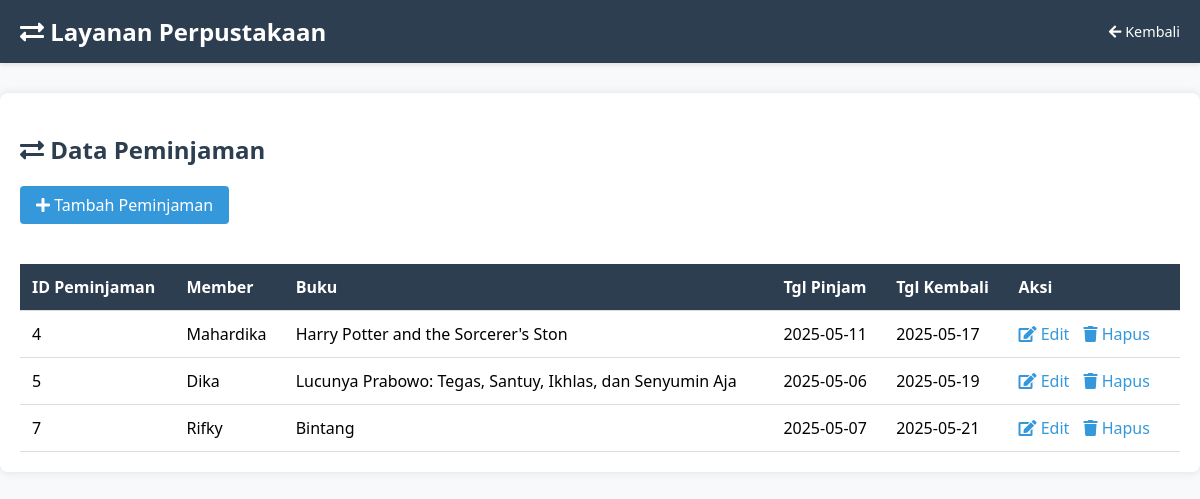
The app's page /PRAK501/Peminjaman.php with its own data.
### tables this page shows
CREATE TABLE `peminjaman` (
  `id_peminjaman` int(11) NOT NULL,
  `id_member` int(11) DEFAULT NULL,
  `id_buku` int(11) DEFAULT NULL,
  `tgl_pinjam` date DEFAULT NULL,
  `tgl_kembali` date DEFAULT NULL
);

CREATE TABLE `member` (
  `id_member` int(11) NOT NULL,
  `nama_member` varchar(250) DEFAULT NULL,
  `nomor_member` varchar(15) DEFAULT NULL,
  `alamat` text DEFAULT NULL,
  `tgl_mendaftar` datetime DEFAULT NULL,
  `tgl_terakhir_bayar` date DEFAULT NULL
);

CREATE TABLE `buku` (
  `id_buku` int(11) NOT NULL,
  `judul_buku` varchar(500) DEFAULT NULL,
  `penulis` varchar(500) DEFAULT NULL,
  `penerbit` varchar(250) DEFAULT NULL,
  `tahun_terbit` int(11) DEFAULT NULL
);

### PRAK501/Model.php (called while the page is built, shortened)
<?php
function getData($query) {
    $conn = getConnection();
    $result = mysqli_query($conn, $query);
    $rows = [];
    while ($row = mysqli_fetch_assoc($result)) {
        $rows[] = $row;
    }
    return $rows;
}
?>

### PRAK501/Peminjaman.php (the view, shortened to what this page needs)
<?php
require 'Model.php';
$peminjaman = getData("
    SELECT p.id_peminjaman, m.nama_member, b.judul_buku, p.tgl_pinjam, p.tgl_kembali
    FROM peminjaman p
    JOIN member m ON p.id_member = m.id_member
    JOIN buku b ON p.id_buku = b.id_buku
");
?>
<!DOCTYPE html>
<html lang="en">
<head>
    <link rel="stylesheet" href="https://cdnjs.cloudflare.com/ajax/libs/font-awesome/5.15.3/css/all.min.css">
</head>
<body>
<div class="header">
    <h1><i class="fas fa-exchange-alt"></i> Layanan Perpustakaan</h1>
    <a href="index.php" class="back-btn"><i class="fas fa-arrow-left"></i> Kembali</a>
</div>
<div class="container">
    <h2><i class="fas fa-exchange-alt"></i> Data Peminjaman</h2>
    <a href="FormPeminjaman.php" class="btn"><i class="fas fa-plus"></i> Tambah Peminjaman</a>
    <?php if (empty($peminjaman)): ?>
        <div class="empty-data">Data belum ditambah</div>
    <?php else: ?>
    <table>
        <tr>
            <th>ID Peminjaman</th>
            <th>Member</th>
            <th>Buku</th>
            <th>Tgl Pinjam</th>
            <th>Tgl Kembali</th>
            <th>Aksi</th>
        </tr>
        <?php foreach ($peminjaman as $p): ?>
        <tr>
            <td><?= htmlspecialchars($p['id_peminjaman']) ?></td>
            <td><?= htmlspecialchars($p['nama_member']) ?></td>
            <td><?= htmlspecialchars($p['judul_buku']) ?></td>
            <td><?= htmlspecialchars($p['tgl_pinjam']) ?></td>
            <td><?= htmlspecialchars($p['tgl_kembali']) ?></td>
            <td class="action-links">
                <a href="FormPeminjaman.php?id=<?= $p['id_peminjaman'] ?>"><i class="fas fa-edit"></i> Edit</a>
                <a href="?delete=<?= $p['id_peminjaman'] ?>" onclick="return confirm('Hapus?')"><i class="fas fa-trash"></i> Hapus</a>
            </td>
        </tr>
        <?php endforeach; ?>
    </table>
    <?php endif; ?>
</div>
</body>
</html>

### PRAK501/Peminjaman.php (style rules this page uses)
body { font-family: 'Segoe UI', Tahoma, Geneva, Verdana, sans-serif; margin: 0; padding: 0; background-color: #f8f9fa; }
.header { background-color: #2c3e50; color: white; padding: 15px 20px; display: flex; justify-content: space-between; align-items: center; box-shadow: 0 2px 5px rgba(0,0,0,0.1); }
.header h1 { margin: 0; font-size: 1.5rem; }
.back-btn { color: white; text-decoration: none; font-size: 0.9rem; }
.container { max-width: 1200px; margin: 30px auto; padding: 20px; background: white; border-radius: 8px; box-shadow: 0 0 10px rgba(0,0,0,0.1); }
h2 { color: #2c3e50; }
.btn { display: inline-block; padding: 8px 16px; background-color: #3498db; color: white; text-decoration: none; border-radius: 4px; margin-bottom: 20px; }
table { width: 100%; border-collapse: collapse; margin-top: 20px; }
th, td { padding: 12px; text-align: left; border-bottom: 1px solid #ddd; }
th { background-color: #2c3e50; color: white; }
.action-links a { color: #3498db; text-decoration: none; margin-right: 10px; }

### records on screen
peminjaman: id_peminjaman "4", id_member.nama_member "Mahardika", id_buku.judul_buku "Harry Potter and the Sorcerer's Ston", tgl_pinjam "2025-05-11", tgl_kembali "2025-05-17"
peminjaman: id_peminjaman "5", id_member.nama_member "Dika", id_buku.judul_buku "Lucunya Prabowo: Tegas, Santuy, Ikhlas, dan Senyumin Aja", tgl_pinjam "2025-05-06", tgl_kembali "2025-05-19"
peminjaman: id_peminjaman "7", id_member.nama_member "Rifky", id_buku.judul_buku "Bintang", tgl_pinjam "2025-05-07", tgl_kembali "2025-05-21"
